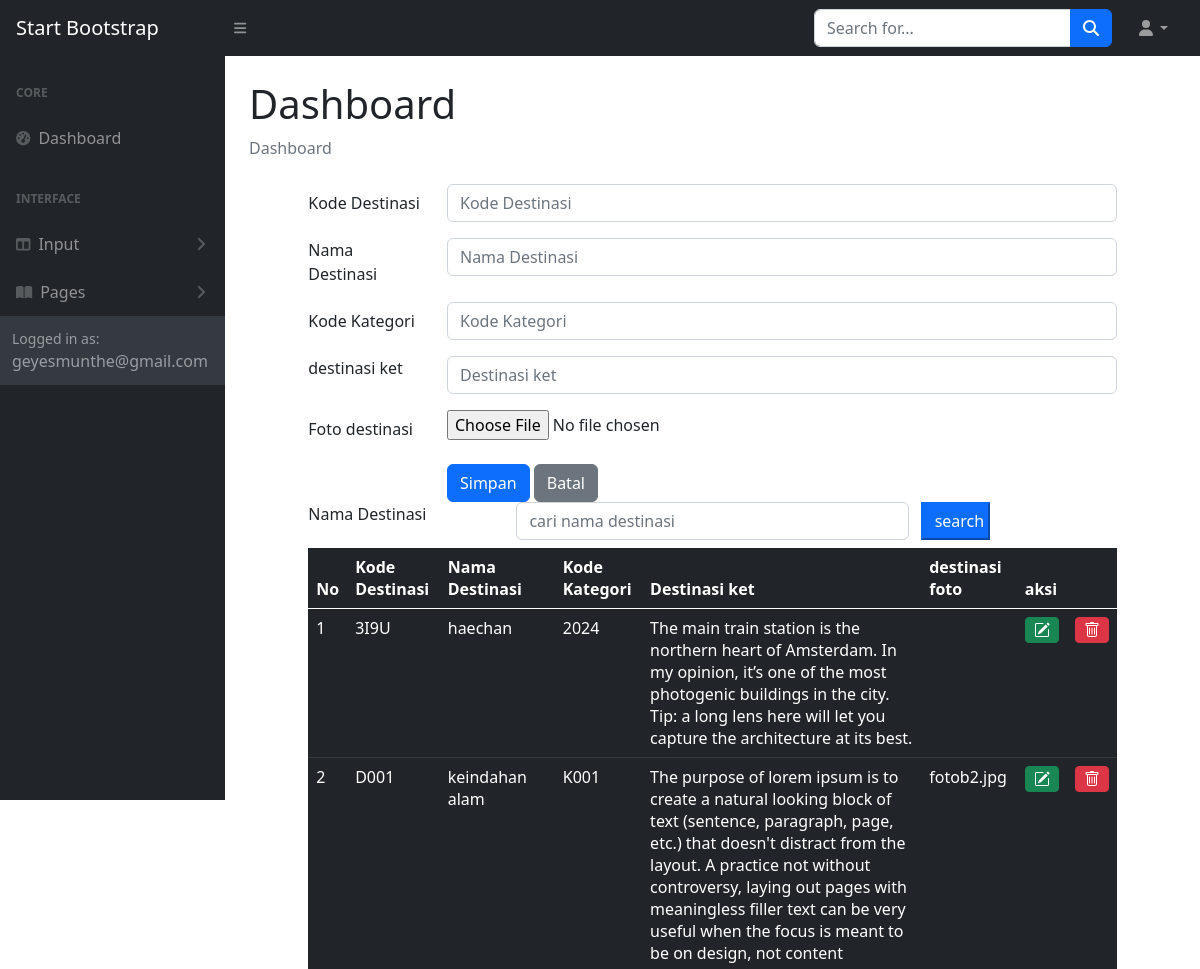
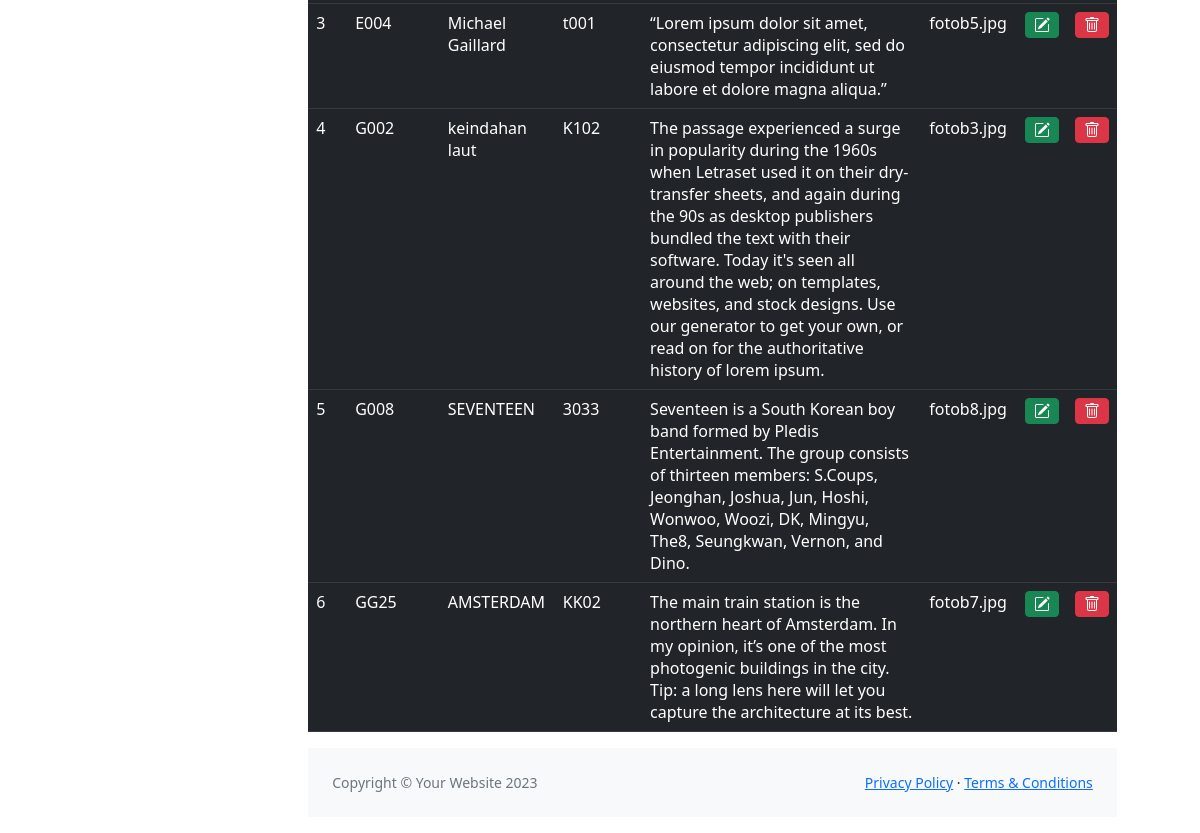
The app's page /destinasi.php (signed in) with its own data (2 pictures, top to bottom).
### tables this page shows
CREATE TABLE `destinasi` (
  `destinasiKODE` char(4) NOT NULL,
  `destinasiNAMA` varchar(120) NOT NULL,
  `kategoriKODE` char(5) NOT NULL,
  `destinasiKET` varchar(2000) NOT NULL,
  `destinasiFOTO` varchar(120) NOT NULL
);

### destinasi.php (the view, shortened to what this page needs)
<?php
include "include/include.php";
?>
<head>
<link rel="stylesheet" type="text/css" href="css/bootstrap.min.css">
</head>
<body>
<?php include "include/head.php"; ?>
    <body class="sb-nav-fixed">
 <?php include "include/navbar.php";?>
        <div id="layoutSidenav">
            <div id="layoutSidenav_nav">
                <?php include "include/menunav.php" ?>
            </div>
            <div id="layoutSidenav_content">
                <main>
                    <div class="container-fluid px-4">
                        <h1 class="mt-4">Dashboard</h1>
                        <ol class="breadcrumb mb-4">
                            <li class="breadcrumb-item active">Dashboard</li>
                        </ol>
                        </div>
                </main>
<div class="row">
<div class="col-sm-1"></div>
<div class="col-sm-10">
    <form method="post">
        <div class="mb-3 row">
            <label for="kodedestinasi" class="col-sm-2 col-form-label">Kode Destinasi</label>
            <div class="col-sm-10">
            <input type="text" class="form-control" id="kodedestinasi" name="kodedestinasi" placeholder="Kode Destinasi">
            </div>
          </div>
          <div class="mb-3 row">
            <label for="namadestinasi" class="col-sm-2 col-form-label-">Nama Destinasi</label>
            <div class="col-sm-10">
            <input type="text" class="form-control" id="namadestinasi" name="namadestinasi" placeholder="Nama Destinasi">
            </div>
          </div>
          <div class="mb-3 row">
            <label for="kategoridestinasi" class="col-sm-2 col-form-label">Kode Kategori</label>
            <div class="col-sm-10">
            <input type="text" class="form-control" id="kategoridestinasi" name="kategoridestinasi" placeholder="Kode Kategori">
            </div>
          </div>
          <div class="mb-3 row">
            <label for="namadestinasi" class="col-sm-2 col-form-label-"> destinasi ket</label>
            <div class="col-sm-10">
            <input type="text" class="form-control" id="destinasiket" name="destinasiket" placeholder="Destinasi ket">
            </div>
</div>
<div class="mb-3 row">
  <label for="destinasifoto" class="col-sm-2 col-form-label">Foto destinasi</label>
  <div class="col-sm-10">
    <input type="file" class="form-control-file" id="destinasifoto" name="destinasifoto" accept="image/*">
  </div>
</div>
          <div class="form-group row">
            <div class="col-sm-2"></div>
            <div class="col-sm-7">
                <input type="submit" class="btn btn-primary" value="Simpan" name="Simpan">
                <input type="reset" class="btn btn-secondary" value="Batal" name="Batal">
            </div>
          </div>
<from method="POST">
  <div class="form-group row mb-2">
    <label for="serch" class="col-sm-3">Nama Destinasi</label>
    <div class ="col-sm-6">
      <input type="text" name="search" class="form-control" id="search"
      value="<?php if (isset ($_POST ['search'])) {echo $_POST ['search'];}?>"
      placeholder="cari nama destinasi">
  </div>
  <input type ="submit" name="kirim" class="col-sm-1 btn-primary" value="search">
  </div>
  </from>
    <table class="table table-hover table-dark">
  <thead>
    <tr>
      <th scope="col">No</th>
      <th scope="col">Kode Destinasi</th>
      <th scope="col">Nama Destinasi</th>
      <th scpe="col">Kode Kategori</th>
      <th scpe="col">Destinasi ket</th>
      <th scpe="col">destinasi foto</th>
      <th colspan ="2" stlye="text-align=center" >aksi</th>
    </tr>
  </thead>
  <tbody>
    <?php
    if (isset($_POST ["kirim"]))
    {
      $search = $_POST ['search'];
      $query = mysqli_query ($connection,"select destinasi.* from destinasi
      where destinasiNAMA like '%" .$search. "%'");
    } else
    {
      $query = mysqli_query ($connection,"select destinasi.* from destinasi ");
    }
       $nomor = 1;
       while ($row = mysqli_fetch_array($query))
       {
     ?>
    <tr>
      <td><?php echo $nomor;?></td>
      <td><?php echo $row ['destinasiKODE'];?></td>
      <td><?php echo $row['destinasiNAMA'];?></td>
      <td><?php echo $row ['kategoriKODE'];?></td>
      <td><?php echo $row ['destinasiKET'];?></td>
      <td><?php echo $row ['destinasiFOTO'];?></td>
    <td width ="5px">
      <a href="destinasiedit.php?ubah=<?php echo $row["destinasiKODE"]?>"
      class="btn btn-success btn-sm" tittle ="edit">
       </td>
       <td width="5px">
    <a href="hapus.php?hapus=<?php echo $row["destinasiKODE"]; ?>" class="btn btn-danger btn-sm" title="hapus">
    </a>
</td>
    </tr>
    <?php $nomor =$nomor + 1; ?>
      <?php
    }
    ?>
  </tbody>
</table>
<?php include "include/footer.php";?>
</div>
</div>
    </div>
</div>
</body>
</html>

### records on screen
destinasi: destinasiKODE "3I9U", destinasiNAMA "haechan", kategoriKODE "2024", destinasiKET "The main train station is the northern heart of Amsterdam. In my opinion, it’s one of the most photogenic buildings in the city. Tip: a long lens here will let you capture the architecture at its best."
destinasi: destinasiKODE "D001", destinasiNAMA "keindahan alam", kategoriKODE "K001", destinasiKET "The purpose of lorem ipsum is to create a natural looking block of text (sentence, paragraph, page, etc.) that doesn't distract from the layout. A practice not without controversy, laying out pages with meaningless filler text can be very useful when the focus is meant to be on design, not content", destinasiFOTO "fotob2.jpg"
destinasi: destinasiKODE "E004", destinasiNAMA "Michael Gaillard", kategoriKODE "t001", destinasiKET "“Lorem ipsum dolor sit amet, consectetur adipiscing elit, sed do eiusmod tempor incididunt ut labore et dolore magna aliqua.”", destinasiFOTO "fotob5.jpg"
destinasi: destinasiKODE "G002", destinasiNAMA "keindahan laut", kategoriKODE "K102", destinasiKET "The passage experienced a surge in popularity during the 1960s when Letraset used it on their dry-transfer sheets, and again during the 90s as desktop publishers bundled the text with their software. Today it's seen all around the web; on templates, websites, and stock designs. Use our generator to get your own, or read on for the authoritative history of lorem ipsum.", destinasiFOTO "fotob3.jpg"
destinasi: destinasiKODE "G008", destinasiNAMA "SEVENTEEN", kategoriKODE "3033", destinasiKET "Seventeen is a South Korean boy band formed by Pledis Entertainment. The group consists of thirteen members: S.Coups, Jeonghan, Joshua, Jun, Hoshi, Wonwoo, Woozi, DK, Mingyu, The8, Seungkwan, Vernon, and Dino.", destinasiFOTO "fotob8.jpg"
destinasi: destinasiKODE "GG25", destinasiNAMA "AMSTERDAM", kategoriKODE "KK02", destinasiKET "The main train station is the northern heart of Amsterdam. In my opinion, it’s one of the most photogenic buildings in the city. Tip: a long lens here will let you capture the architecture at its best.", destinasiFOTO "fotob7.jpg"
